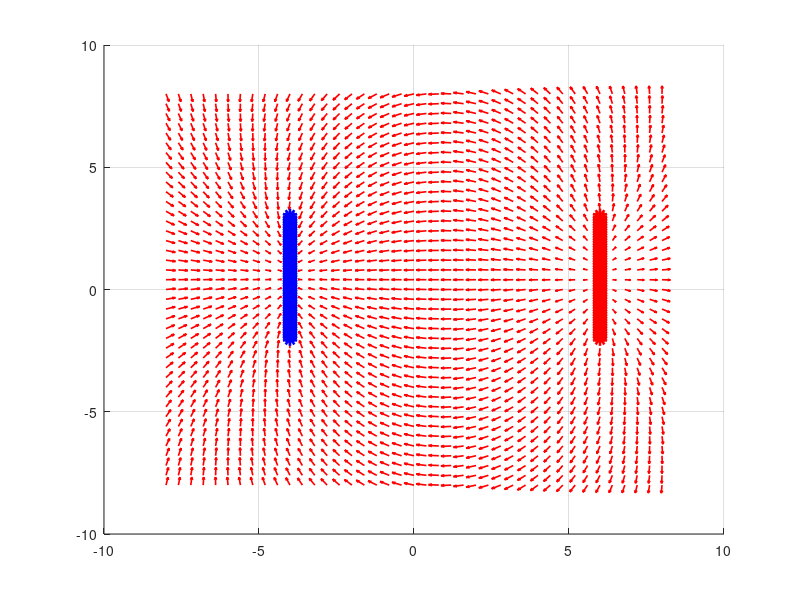

Source code (MATLAB): (Note: this script raises an error after producing the figure.)
clc;

% declaración de constantes
Q = input("Escriba la carga (placas): ");
Qg = input("Escriba la carga (globulo): ");
Xi = -4;
Yi = -2;
sep = 0.1;
dis = 10;

longP = input("Escriba la longitud positiva:");
anchoP = input("Escriba el ancho positivo: ");

longN = input("Escriba la longitud negativa: ");
anchoN = input("Escriba el ancho negativo: ");

[xe, ye] = meshgrid(-8:0.4:8);
hold on
U = zeros(size(xe));
V = zeros(size(ye));

% declaración de cargas
qP = Q;
qN = -Q;

% cálculo de diferencial de carga
sigma = 4;

dAp = (longP * anchoP);
dAn = (longN * anchoN);

dQp = dAp * sigma;
dQn = dAn * sigma;

% definición de las coordenadas para las láminas

nY = Yi:sep:Yi+longP;
nY2 = Yi: sep: Yi+longN;

mX = Xi*ones(size(nY));
mX2 = (Xi+dis)*ones(size(nY2));

if longP > longN
    mtx = mX2;
else
    mtx = mX;
end

% cálculo y suma de los campos eléctricos

for i = 1:size(mtx, 2)
    
    K = 8.99 * 10^9;

    Rx = xe - mX(i);
    Ry = ye - nY(i);

    R = sqrt(Rx.^2 + Ry.^2).^3;
    
    Ex = K .* qN .* Rx ./ R;
    Ey = K .* qN .* Ry ./ R;

    Rx = xe - mX2(i);
    Ry = ye - nY2(i);

    R = sqrt(Rx.^2 + Ry.^2).^3;

    Ex = Ex + K.*qP.*Rx./R;
    Ey = Ey + K.*qP.*Ry./R;

    E = sqrt(Ex.^2 + Ey.^2);

    U = U + Ex./E;
    V = V + Ey./E;

end

% gráficos

g = quiver(xe, ye, U, V, 'AutoScaleFactor', 0.6);
set(g, 'color', [1 0 0], 'LineWidth', 1.2);
plot(mX, nY, 'ob', 'LineWidth',5);
plot(mX2, nY2, 'or', 'LineWidth',5);
grid on

% globulos

Ti = 0;
deltat = 0.01;
x0 = 0;
y0 = 4;
v0 = 0;
tiempo = 100;
g = 9.8; 

vx = [0]; 
vy = [-10]; 

tiempo1 = [Ti]; 
tiempo2 = [Ti]; 
 
px = [x0];  
py = [y0]; 

RxInicial = x0 - Xi;
RyInicial = y0 - Yi;

rInicial = sqrt((RxInicial)^2 + (RyInicial)^2)^2;
iteraciones = tiempo/deltat;

masa = 10000000;

ax = [-(E(x0 + 1, y0 + 1) * Qg)/masa];
ay = [(- (masa * g)-(E(x0 + 1, y0 + 1) * Qg)) / masa]; 

for i = 2:(iteraciones+1) 
    vy = [vy, vy(i-1)+deltat*ay(i-1)];
    vx = [vx, vx(i-1)+deltat*ax(i-1)];

    py = [py, py(i-1)+vy(i-1)*deltat+(1/2)*ay(i-1)*(deltat^2)];
    px = [px, px(i-1)+vx(i-1)*deltat+(1/2)*ax(i-1)*(deltat^2)];

    if py(i) > 10 || py(i) < -10
        break
    elseif px(i) > 4 || px(i) < -4
        break
    end

    Xidx = round(abs(px(i-1)));
    Yidx = round(abs(py(i-1)));

    ax = [ax, ax+ -(E(Xidx + 1, Yidx + 1) * Qg)/masa];
    ay = [ay, ay + ((masa * g)-(E(Xidx + 1, Yidx + 1) * Qg)) / masa];

end 

plot(px, py, '-o','MarkerIndices',1:5:length(py))